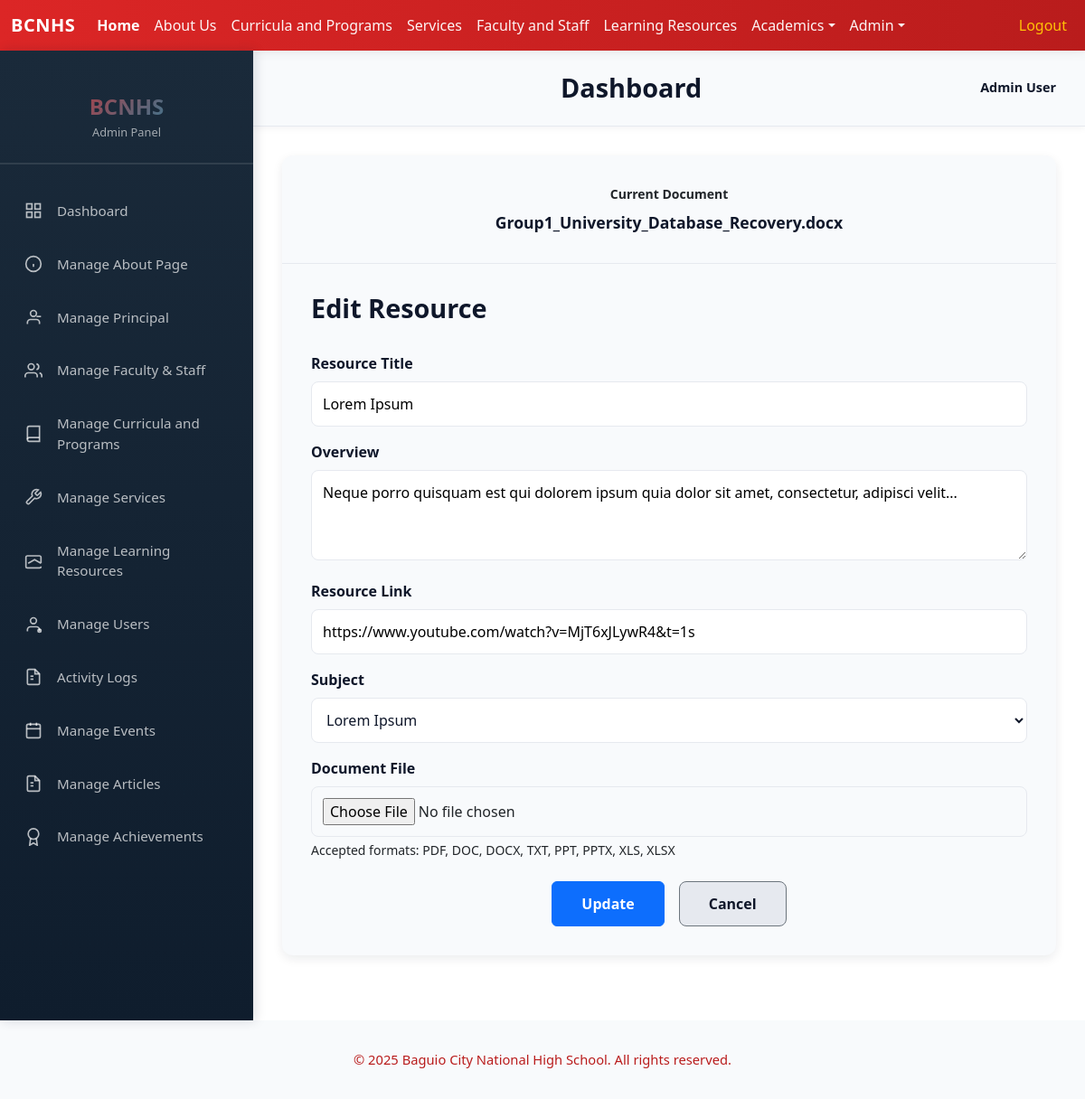
The page /admin/editResource.php?id=2 (signed in) on the database its author committed.
### tables this page shows
CREATE TABLE `resources` (
  `id` int(11) NOT NULL,
  `title` text NOT NULL,
  `overview` text NOT NULL,
  `link` text NOT NULL,
  `path` text NOT NULL,
  `subject_id` int(11) NOT NULL
);

CREATE TABLE `subject` (
  `id` int(11) NOT NULL,
  `name` text NOT NULL
);

### includes/auth.php (called while the page is built, shortened)
<?php
if (!function_exists('isLoggedIn')) {
function isLoggedIn() {
    return isset($_SESSION['user_id']) && isset($_SESSION['user_role']);
}
function getCurrentUser() {
    if (isLoggedIn()) {
        return [
            'id' => $_SESSION['user_id'],
            'name' => $_SESSION['user_name'],
            'email' => $_SESSION['user_email'],
            'role' => $_SESSION['user_role']
        ];
    }
    return null;
}
}
?>

### functions/functions.php (called while the page is built, shortened)
<?php
class Database {
    private $pdo;
    public function __construct() {
        $host = 'localhost';
        $user = 'root';
        $pass = '';
        $dbname = 'bcnhs';
        $charset = 'utf8mb4';
        try {
            $dsn = "mysql:host=$host;dbname=$dbname;charset=$charset";
            $options = [
                PDO::ATTR_ERRMODE            => PDO::ERRMODE_EXCEPTION,
                PDO::ATTR_DEFAULT_FETCH_MODE => PDO::FETCH_ASSOC,
                PDO::ATTR_EMULATE_PREPARES   => false,
            ];
            $this->pdo = new PDO($dsn, $user, $pass, $options);
        } catch (PDOException $e) {
            die("connection failed: " . $e->getMessage());
        }
    }
    public function getPDO() {
        return $this->pdo;
    }
}
class ResourcesModule {
    private $pdo;
    public function __construct() {
        $db = new Database();
        $this->pdo = $db->getPDO();
    }
    public function getResource($id) {
        $stmt = $this->pdo->prepare("SELECT r.*, s.name as subject_name FROM resources r LEFT JOIN subject s ON r.subject_id = s.id WHERE r.id = :id");
        $stmt->execute([':id' => $id]);
        return $stmt->fetch();
    }
}
class SubjectModule {
    private $pdo;
    public function __construct() {
        $db = new Database();
        $this->pdo = $db->getPDO();
    }
    public function fetchSubject() {
        $fetch = $this->pdo->query("SELECT * FROM subject");
        return $fetch->fetchAll();
    }
}
?>

### admin/editResource.php (the view, shortened to what this page needs)
<?php
include('../includes/auth.php');
include('../functions/functions.php');
$currentUser = getCurrentUser();
$resourcesModule = new ResourcesModule();
$subjectModule = new SubjectModule();
$id = $_GET['id'];
$resource = $resourcesModule->getResource($id);
$subjects = $subjectModule->fetchSubject();
?>
<!DOCTYPE html>
<html lang="en">
<head>
    <link href="../node_modules/bootstrap/dist/css/bootstrap.min.css" rel="stylesheet">
    <link href="../css/style.css" rel="stylesheet">
    <?php include('../includes/summernote.php'); ?>
</head>
<body>
    <?php include('../includes/header.php') ?>
    <div class="admin-body">
        <?php include('../includes/admin_sidebar.php') ?>
        <main class="admin-main">
            <div class="admin-topbar">
                <div class="topbar-left">
                    <h1 class="page-title">Dashboard</h1>
                </div>
                <div class="topbar-right">
                    <div class="admin-profile">
                        <span class="profile-name"><?php echo htmlspecialchars($currentUser['name']); ?></span>
                    </div>
                </div>
            </div>
            <div class="admin-content">
                <div class="dashboard-section">
                    <div style="background: var(--color-surface); border-radius: 12px; padding: 0; box-shadow: 0 4px 12px rgba(12, 22, 43, 0.08); overflow: hidden;">
                        <div style="width: 100%; padding: 2rem; text-align: center; background: linear-gradient(135deg, var(--color-background), var(--color-surface)); border-bottom: 1px solid var(--color-border);">
                            <p style="font-size: 0.875rem; font-weight: 600; color: var(--color-text-secondary); margin-bottom: 0.5rem;">Current Document</p>
                            <p style="font-size: 1.1rem; font-weight: 600; color: var(--color-text); margin: 0;"><?php echo $resource['path'] ?></p>
                        </div>
                        <div style="padding: 2rem;">
                            <h2 style="font-size: 1.8rem; font-weight: 700; color: var(--color-text); margin-bottom: 2rem;">Edit Resource</h2>
                            <form action="" method="post" enctype="multipart/form-data">
                                <div style="margin-bottom: 1rem;">
                                    <label style="display: block; font-weight: 600; color: var(--color-text); margin-bottom: 0.5rem;">Resource Title</label>
                                    <input type="text" value="<?php echo $resource['title'] ?>" name="title" placeholder="Enter Resource Title" required style="width: 100%; padding: 0.75rem; border: 1px solid var(--color-border); border-radius: 8px; font-size: 1rem; box-sizing: border-box;">
                                </div>
                                <div style="margin-bottom: 1rem;">
                                    <label style="display: block; font-weight: 600; color: var(--color-text); margin-bottom: 0.5rem;">Overview</label>
                                    <textarea name="overview" placeholder="Enter Resource Overview" required style="width: 100%; padding: 0.75rem; border: 1px solid var(--color-border); border-radius: 8px; font-size: 1rem; box-sizing: border-box; min-height: 100px;"><?php echo $resource['overview'] ?></textarea>
                                </div>
                                <div style="margin-bottom: 1rem;">
                                    <label style="display: block; font-weight: 600; color: var(--color-text); margin-bottom: 0.5rem;">Resource Link</label>
                                    <input type="url" value="<?php echo $resource['link'] ?>" name="link" placeholder="Enter Resource Link (URL)" required style="width: 100%; padding: 0.75rem; border: 1px solid var(--color-border); border-radius: 8px; font-size: 1rem; box-sizing: border-box;">
                                </div>
                                <div style="margin-bottom: 1rem;">
                                    <label style="display: block; font-weight: 600; color: var(--color-text); margin-bottom: 0.5rem;">Subject</label>
                                    <select name="subject" required style="width: 100%; padding: 0.75rem; border: 1px solid var(--color-border); border-radius: 8px; font-size: 1rem; background-color: white; color: var(--color-text);">
                                        <?php foreach ($subjects as $subj) { ?>
                                            <option value="<?php echo $subj['id'] ?>" <?php echo ($subj['id'] == $resource['subject_id']) ? 'selected' : ''; ?>><?php echo $subj['name'] ?></option>
                                        <?php } ?>
                                    </select>
                                </div>
                                <div style="margin-bottom: 1.5rem;">
                                    <label style="display: block; font-weight: 600; color: var(--color-text); margin-bottom: 0.5rem;">Document File</label>
                                    <input type="file" name="document" style="width: 100%; padding: 0.75rem; border: 1px solid var(--color-border); border-radius: 8px; font-size: 1rem; box-sizing: border-box;">
                                    <p style="font-size: 0.875rem; color: var(--color-text-secondary); margin-top: 0.25rem;">Accepted formats: PDF, DOC, DOCX, TXT, PPT, PPTX, XLS, XLSX</p>
                                </div>
                                <div style="display: flex; gap: 1rem; justify-content: center;">
                                    <button type="submit" name="submit" class="btn btn-primary" style="padding: 0.75rem 2rem; font-weight: 600;">Update</button>
                                    <a href="learning_resources.php" class="btn btn-secondary" style="padding: 0.75rem 2rem; font-weight: 600; text-decoration: none; background: var(--color-border); color: var(--color-text); border-radius: 8px; display: inline-block;">Cancel</a>
                                </div>
                            </form>
                        </div>
                    </div>
                </div>
            </div>
        </main>
    </div>
    <?php
    include('../includes/footer.php'); ?>
</body>
</html>

### css/style.css (style rules this page uses)
:root { --color-primary: #dc2626; --color-primary-600: #b91c1c; --color-primary-100: #ffe6e6; --color-secondary: #0891b2; --color-secondary-600: #046e75; --color-accent: #f97316; --color-bg: #ffffff; --color-surface: #f8fafc; --color-muted: #6b7280; --color-text: #0f172a; --color-border: #e6e9ef; --color-muted-200: #9ca3af; }
body { color: var(--color-text); background: var(--color-bg); }
a { color: var(--color-primary); }
.page-title { text-align: center; margin: 0 0 1rem 0; }
.section-title, .curricula-section .section-header h2, .page-title { color: var(--color-text); }
.btn-primary, .btn-primary:visited { background-color: var(--color-primary); border-color: var(--color-primary); }
.admin-body { display: flex; margin: 0; padding: 0; background: var(--color-bg); min-height: calc(100vh - 80px); }
.admin-main { flex: 1; display: flex; flex-direction: column; min-height: auto; }
.admin-topbar { background: var(--color-surface); padding: 1.5rem 2rem; display: flex; justify-content: space-between; align-items: center; border-bottom: 1px solid var(--color-border); box-shadow: 0 2px 8px rgba(12, 22, 43, 0.05); }
.topbar-left { flex: 1; }
.page-title { font-size: 1.8rem; font-weight: 700; color: var(--color-text); margin: 0; }
.topbar-right { display: flex; align-items: center; gap: 2rem; }
.admin-profile { display: flex; align-items: center; gap: 0.75rem; }
.profile-name { font-size: 0.9rem; font-weight: 600; color: var(--color-text); }
.admin-content { flex: 1; padding: 2rem; overflow-y: auto; }
.dashboard-section { margin-bottom: 2.5rem; }

### rows shown on the page
resources: path "Group1_University_Database_Recovery.docx", title "Lorem Ipsum", overview "Neque porro quisquam est qui dolorem ipsum quia dolor sit amet, consectetur, adipisci velit...", link "https://www.youtube.com/watch?v=MjT6xJLywR4&t=1s", subject "Lorem Ipsum"

### other values the page prints
$currentUser['name'] "Admin User"
